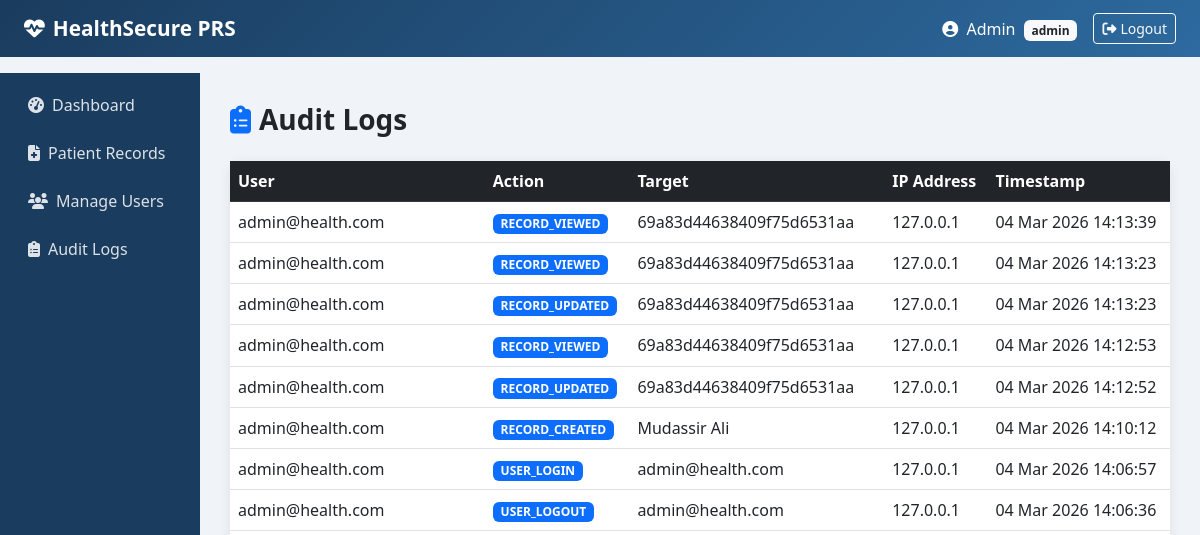
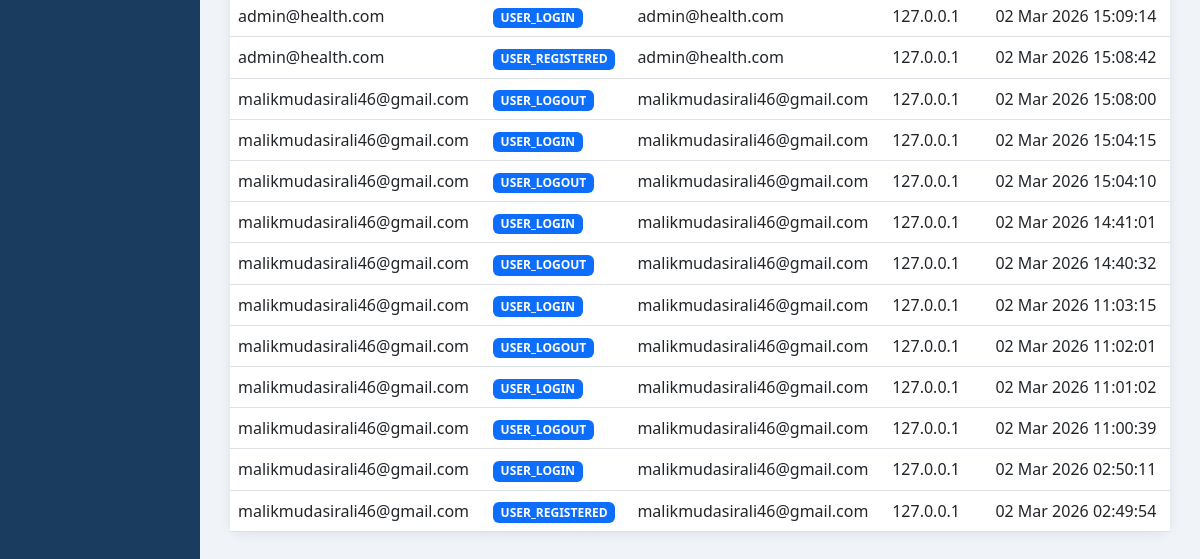
Page /admin/audit-logs (signed in) on the earlier database version (2 pictures, top to bottom).
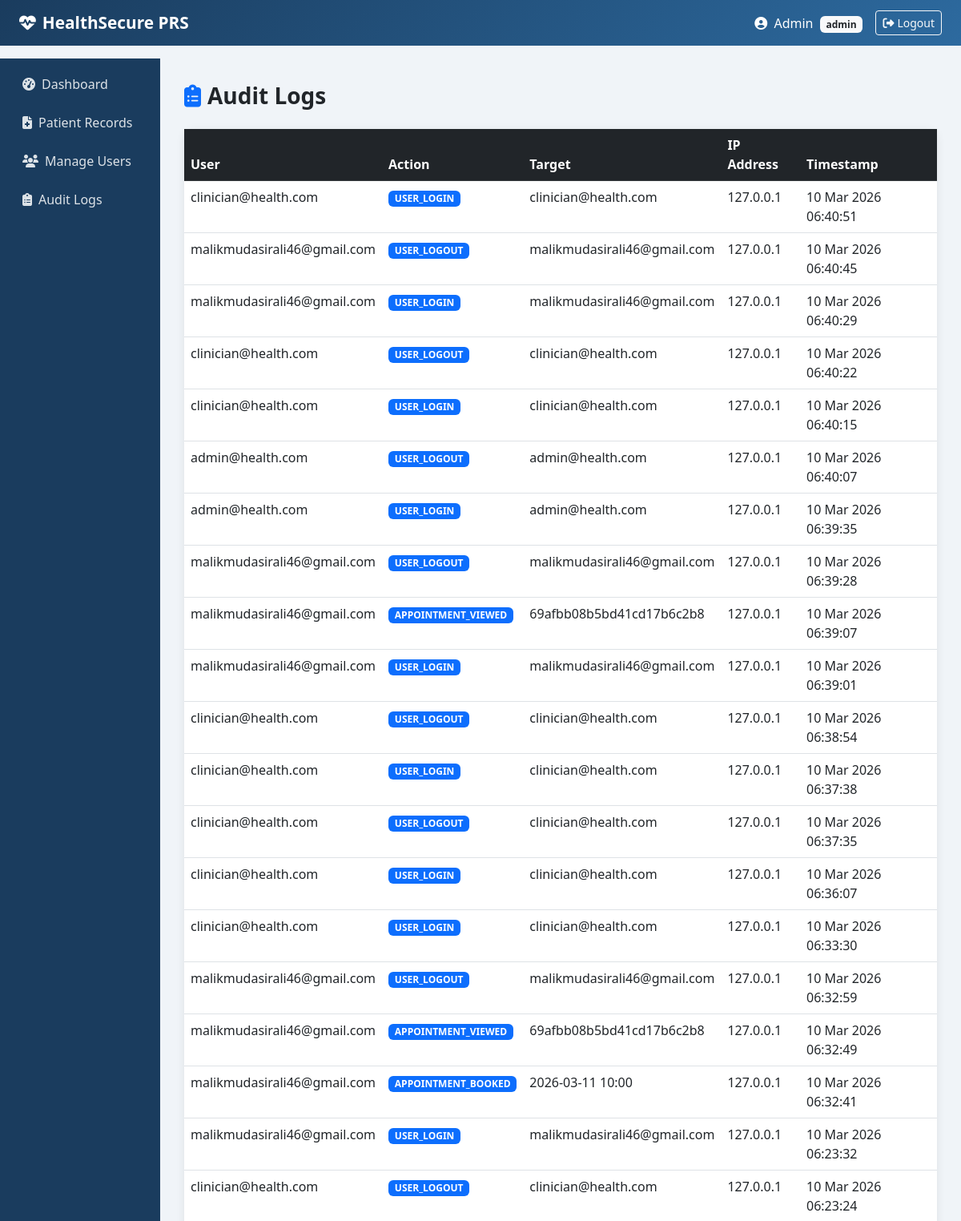
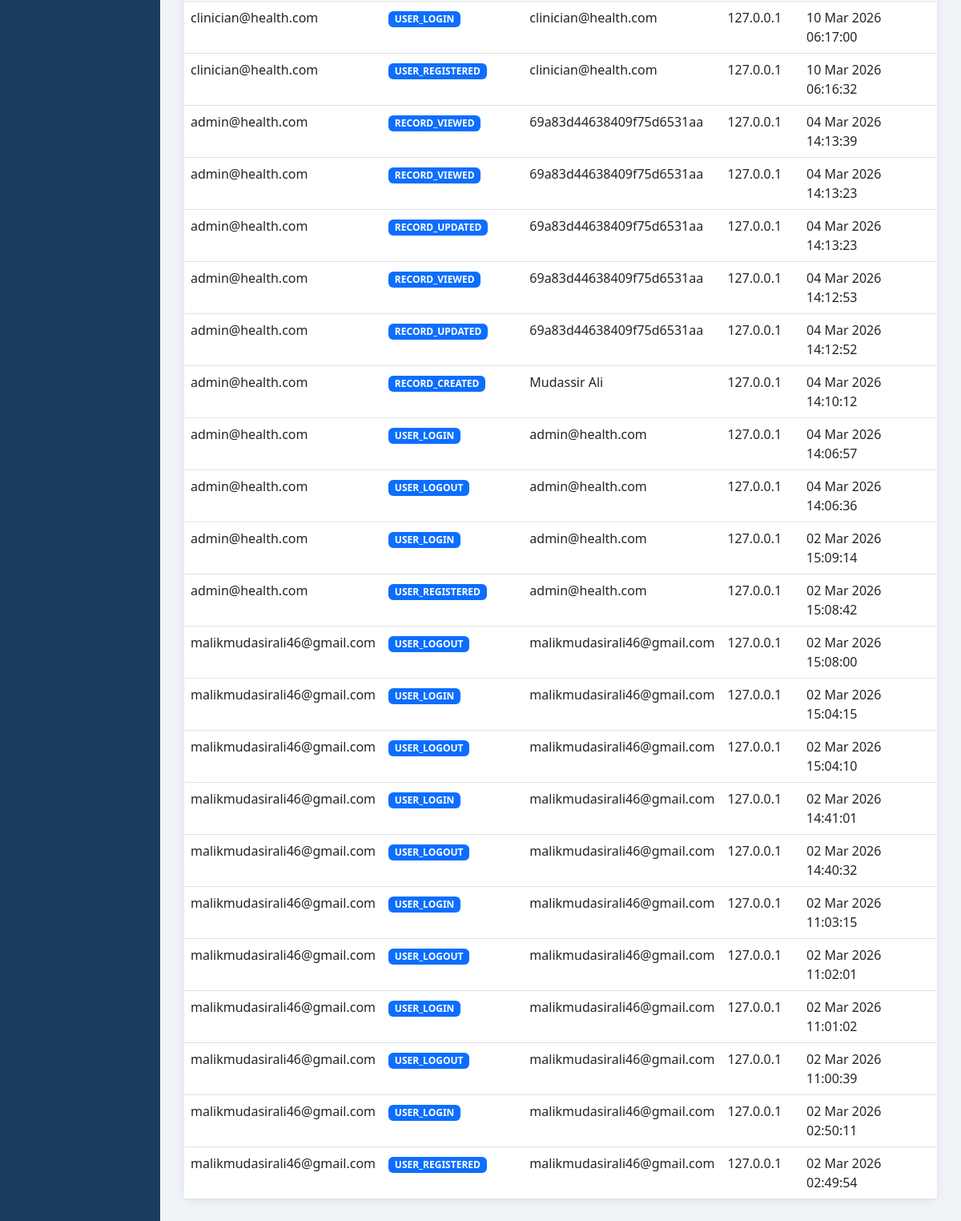
Same page on the later database version (2 pictures, top to bottom).
### models.py (models this page shows, shortened)
class User(UserMixin, db.Model):
    __tablename__ = 'users'
    id = db.Column(db.Integer, primary_key=True)
    full_name = db.Column(db.String(100), nullable=False)
    email = db.Column(db.String(120), unique=True, nullable=False)
    password_hash = db.Column(db.String(255), nullable=False)
    role = db.Column(db.String(20), nullable=False, default='patient')
    is_active = db.Column(db.Boolean, default=True)
    created_at = db.Column(db.DateTime, default=datetime.utcnow)
    last_login = db.Column(db.DateTime, nullable=True)

class AuditLog(db.Model):
    __tablename__ = 'audit_logs'
    id = db.Column(db.Integer, primary_key=True)
    user_id = db.Column(db.Integer, db.ForeignKey('users.id'), nullable=True)
    action = db.Column(db.String(255), nullable=False)
    target = db.Column(db.String(255), nullable=True)
    ip_address = db.Column(db.String(45), nullable=True)
    timestamp = db.Column(db.DateTime, default=datetime.utcnow)

### routes/admin.py (the view)
@admin_bp.route('/audit-logs')
@login_required
@admin_required
def audit_logs():
    logs = AuditLog.query.order_by(AuditLog.timestamp.desc()).all()
    user_map = {}
    for log in logs:
        if log.user_id and log.user_id not in user_map:
            user = User.query.get(log.user_id)
            user_map[log.user_id] = user.email if user else 'Unknown'
    return render_template('admin/audit_logs.html', logs=logs, user_map=user_map)

### extensions.py (called while the page is built)
@login_manager.user_loader
def load_user(user_id):
    from models import User
    return User.query.get(int(user_id))

### routes/admin.py (called while the page is built)
def admin_required(f):
    from functools import wraps
    @wraps(f)
    def decorated(*args, **kwargs):
        if current_user.role != 'admin':
            flash('Admin access required.', 'danger')
            return redirect(url_for('auth.dashboard'))
        return f(*args, **kwargs)
    return decorated

### templates/admin/audit_logs.html (shortened to what this page needs)
{% extends 'shared/base.html' %}
{% block content %}
<h3 class="fw-bold mb-4">
    <i class="fas fa-clipboard-list me-2 text-primary"></i>Audit Logs
</h3>
<div class="card">
    <div class="table-responsive">
        <table class="table table-hover mb-0">
            <thead class="table-dark">
                <tr>
                    <th>User</th>
                    <th>Action</th>
                    <th>Target</th>
                    <th>IP Address</th>
                    <th>Timestamp</th>
                </tr>
            </thead>
            <tbody>
                {% for log in logs %}
                <tr>
                    <td>{{ user_map.get(log.user_id, 'System') }}</td>
                    <td><span class="badge bg-primary">{{ log.action }}</span></td>
                    <td>{{ log.target or '—' }}</td>
                    <td>{{ log.ip_address or '—' }}</td>
                    <td>{{ log.timestamp.strftime('%d %b %Y %H:%M:%S') }}</td>
                </tr>
                {% endfor %}
            </tbody>
        </table>
    </div>
</div>
{% endblock %}

### templates/shared/base.html (shortened to what this page needs)
<!DOCTYPE html>
<html lang="en">
<head>
    <link href="https://cdn.jsdelivr.net/npm/bootstrap@5.3.0/dist/css/bootstrap.min.css" rel="stylesheet">
    <link href="https://cdnjs.cloudflare.com/ajax/libs/font-awesome/6.4.0/css/all.min.css" rel="stylesheet">
</head>
<body>
<nav class="navbar navbar-expand-lg">
    <div class="container-fluid px-4">
        <a class="navbar-brand" href="#">
            <i class="fas fa-heartbeat me-2"></i>HealthSecure PRS
        </a>
        {% if current_user.is_authenticated %}
        <div class="ms-auto d-flex align-items-center">
            <span class="text-white me-3">
                <i class="fas fa-user-circle me-1"></i>
                {{ current_user.full_name }}
                <span class="badge bg-light text-dark ms-1">{{ current_user.role }}</span>
            </span>
            <a href="{{ url_for('auth.logout') }}" class="btn btn-outline-light btn-sm">
                <i class="fas fa-sign-out-alt me-1"></i>Logout
            </a>
        </div>
        {% endif %}
    </div>
</nav>
{% if current_user.is_authenticated %}
<div class="container-fluid">
    <div class="row">
        <div class="col-md-2 p-0 sidebar">
            <nav class="nav flex-column mt-2">
                {% if current_user.role == 'admin' %}
                    <a class="nav-link" href="{{ url_for('admin.dashboard') }}"><i class="fas fa-tachometer-alt me-2"></i>Dashboard</a>
                    <a class="nav-link" href="{{ url_for('records.list_records') }}"><i class="fas fa-file-medical me-2"></i>Patient Records</a>
                    <a class="nav-link" href="{{ url_for('admin.manage_users') }}"><i class="fas fa-users me-2"></i>Manage Users</a>
                    <a class="nav-link" href="{{ url_for('admin.audit_logs') }}"><i class="fas fa-clipboard-list me-2"></i>Audit Logs</a>
                {% endif %}
            </nav>
        </div>
        <div class="col-md-10 main-content">
            {% block content %}{% endblock %}
        </div>
    </div>
</div>
{% endif %}
</body>
</html>

### templates/shared/base.html (style rules this page uses)
body { background-color: #f0f4f8; font-family: 'Segoe UI', sans-serif; }
.navbar { background: linear-gradient(135deg, #1a3c5e, #2d6a9f); }
.navbar-brand { font-weight: 700; font-size: 1.3rem; color: white !important; }
.nav-link { color: rgba(255,255,255,0.85) !important; }
.card { border: none; border-radius: 12px; box-shadow: 0 2px 12px rgba(0,0,0,0.08); }
.sidebar { background: #1a3c5e; min-height: calc(100vh - 56px); padding-top: 20px; }
.sidebar .nav-link { color: rgba(255,255,255,0.75); padding: 10px 20px; border-radius: 8px; margin: 2px 8px; }
.main-content { padding: 30px; }

Differences in the rows shown:
added AuditLog: action "USER_LOGIN", target "clinician@health.com", ip_address "127.0.0.1", timestamp "10 Mar 2026 06:40:51"
added User: get "clinician@health.com"
added AuditLog: {{ user_map.get(log.user_id, 'System') }} "malikmudasirali46@gmail.com", action "USER_LOGOUT", target "malikmudasirali46@gmail.com", ip_address "127.0.0.1", timestamp "10 Mar 2026 06:40:45"
added AuditLog: {{ user_map.get(log.user_id, 'System') }} "malikmudasirali46@gmail.com", action "USER_LOGIN", target "malikmudasirali46@gmail.com", ip_address "127.0.0.1", timestamp "10 Mar 2026 06:40:29"
added AuditLog: action "USER_LOGOUT", target "clinician@health.com", ip_address "127.0.0.1", timestamp "10 Mar 2026 06:40:22"
added AuditLog: action "USER_LOGIN", target "clinician@health.com", ip_address "127.0.0.1", timestamp "10 Mar 2026 06:40:15"
added AuditLog: {{ user_map.get(log.user_id, 'System') }} "admin@health.com", action "USER_LOGOUT", target "admin@health.com", ip_address "127.0.0.1", timestamp "10 Mar 2026 06:40:07"
added AuditLog: {{ user_map.get(log.user_id, 'System') }} "admin@health.com", action "USER_LOGIN", target "admin@health.com", ip_address "127.0.0.1", timestamp "10 Mar 2026 06:39:35"
added AuditLog: {{ user_map.get(log.user_id, 'System') }} "malikmudasirali46@gmail.com", action "USER_LOGOUT", target "malikmudasirali46@gmail.com", ip_address "127.0.0.1", timestamp "10 Mar 2026 06:39:28"
added AuditLog: {{ user_map.get(log.user_id, 'System') }} "malikmudasirali46@gmail.com", action "APPOINTMENT_VIEWED", target "69afbb08b5bd41cd17b6c2b8", ip_address "127.0.0.1", timestamp "10 Mar 2026 06:39:07"
added AuditLog: {{ user_map.get(log.user_id, 'System') }} "malikmudasirali46@gmail.com", action "USER_LOGIN", target "malikmudasirali46@gmail.com", ip_address "127.0.0.1", timestamp "10 Mar 2026 06:39:01"
added AuditLog: action "USER_LOGOUT", target "clinician@health.com", ip_address "127.0.0.1", timestamp "10 Mar 2026 06:38:54"
added AuditLog: action "USER_LOGIN", target "clinician@health.com", ip_address "127.0.0.1", timestamp "10 Mar 2026 06:37:38"
added AuditLog: action "USER_LOGOUT", target "clinician@health.com", ip_address "127.0.0.1", timestamp "10 Mar 2026 06:37:35"
added AuditLog: action "USER_LOGIN", target "clinician@health.com", ip_address "127.0.0.1", timestamp "10 Mar 2026 06:36:07"
added AuditLog: action "USER_LOGIN", target "clinician@health.com", ip_address "127.0.0.1", timestamp "10 Mar 2026 06:33:30"
added AuditLog: {{ user_map.get(log.user_id, 'System') }} "malikmudasirali46@gmail.com", action "USER_LOGOUT", target "malikmudasirali46@gmail.com", ip_address "127.0.0.1", timestamp "10 Mar 2026 06:32:59"
added AuditLog: {{ user_map.get(log.user_id, 'System') }} "malikmudasirali46@gmail.com", action "APPOINTMENT_VIEWED", target "69afbb08b5bd41cd17b6c2b8", ip_address "127.0.0.1", timestamp "10 Mar 2026 06:32:49"
added AuditLog: {{ user_map.get(log.user_id, 'System') }} "malikmudasirali46@gmail.com", action "APPOINTMENT_BOOKED", target "2026-03-11 10:00", ip_address "127.0.0.1", timestamp "10 Mar 2026 06:32:41"
added AuditLog: {{ user_map.get(log.user_id, 'System') }} "malikmudasirali46@gmail.com", action "USER_LOGIN", target "malikmudasirali46@gmail.com", ip_address "127.0.0.1", timestamp "10 Mar 2026 06:23:32"
added AuditLog: action "USER_LOGOUT", target "clinician@health.com", ip_address "127.0.0.1", timestamp "10 Mar 2026 06:23:24"
added AuditLog: action "USER_LOGIN", target "clinician@health.com", ip_address "127.0.0.1", timestamp "10 Mar 2026 06:17:00"
added AuditLog: action "USER_REGISTERED", target "clinician@health.com", ip_address "127.0.0.1", timestamp "10 Mar 2026 06:16:32"
